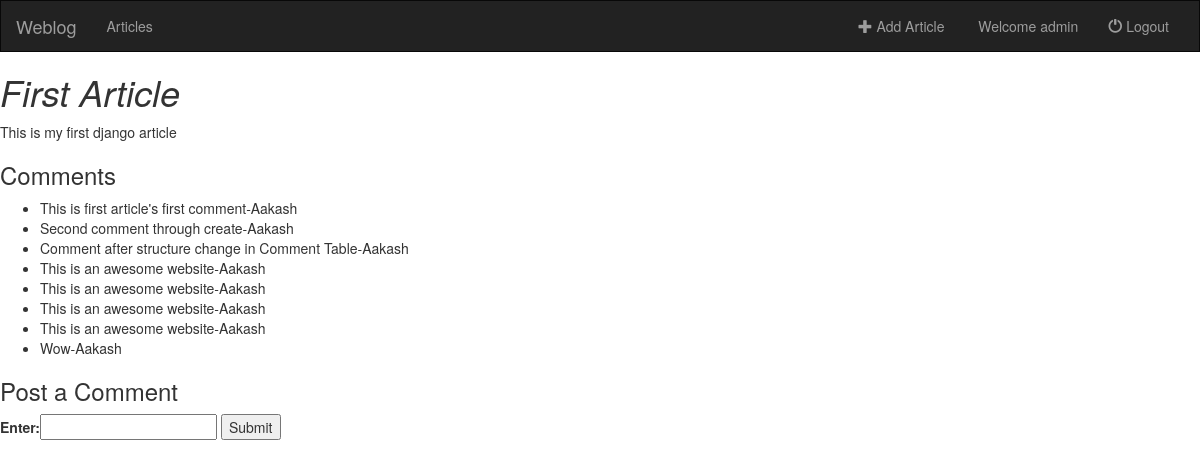
Page /article/1/ (signed in) on the committed database.
### article/models.py (models this page shows, shortened)
class Article(models.Model):
    title = models.CharField(max_length=100)
    author = models.CharField(max_length=100)
    content = models.CharField(max_length=10000)

class Comment(models.Model):
    article = models.ForeignKey(Article,on_delete=models.CASCADE)
    comment_text = models.CharField(max_length=10000)
    comment_author = models.CharField(max_length=10000)

### article/views.py (the view)
# urls.py: url(r'^(?P<article_id>[0-9]+)/$',views.detail,name='detail'),
def detail(request,article_id):
    if request.user.username:
        article = get_object_or_404(Article,pk=article_id)
        comment_form = CommentForm()
        if request.method == 'POST':
            comment_form = CommentForm(request.POST)
            if comment_form.is_valid():
                comment_text = comment_form.cleaned_data['comment_text']
                comment = Comment()
                comment.comment_text = comment_text
                comment.comment_author = request.user.username
                comment.article = Article.objects.get(pk=article_id)
                comment.save()
        else:
            comment_form = CommentForm()
        return render(request,'article/detail.html',{'article':article,'comment_form':comment_form})
    else:
        form = LoginForm()
        return render(request,'article/login.html',{'form':form})

### article/forms.py
class CommentForm(forms.Form):
    comment_text = forms.CharField(label = "Enter",max_length=10000)

### article/templates/article/detail.html (shortened to what this page needs)
{%extends 'article/base.html'%}
{%block login%}
    {%if not request.user.username%}
            <li class="">
                <a href="{%url 'article:signup'%}">
                    <span  aria-hidden="true"></span>&nbsp;Signup
                </a>
            </li>
            <li class="">
                <a href="{%url 'article:user_login'%}">
                    <span class="glyphicon glyphicon-off" aria-hidden="true"></span>&nbsp;Login
                </a>
            </li>
    {%else%}
            <li class="">
                <a href="#">
                    &nbsp;Welcome {{request.user.username}}
                </a>
            </li>
            <li class="">
                <a href="{%url 'article:user_logout'%}">
                    <span class="glyphicon glyphicon-off" aria-hidden="true"></span>&nbsp;Logout
                </a>
            </li>
{%endif%}
{%endblock%}
{%block body%}
    <h1><i>{{article.title}}</i></h1>
    <p>{{article.content}}</p>
    <h3>Comments</h3>
    <ul>
        {%for comment in article.comment_set.all%}
        <li>{{comment.comment_text}}-{{comment.comment_author}}</li>
        {%endfor%}
    </ul>
    <h3>Post a Comment</h3>
    <form action="" method="POST">
        {{comment_form}}
        <input type="submit" value="Submit">
    </form>
{%endblock%}

### rows in the picture
Article: title "First Article", content "This is my first django article"
Comment: comment_text "This is first article's first comment", comment_author "Aakash"
Comment: comment_text "Second comment through create", comment_author "Aakash"
Comment: comment_text "Comment after structure change in Comment Table", comment_author "Aakash"
Comment: comment_text "This is an awesome website", comment_author "Aakash"
Comment: comment_text "This is an awesome website", comment_author "Aakash"
Comment: comment_text "This is an awesome website", comment_author "Aakash"
Comment: comment_text "This is an awesome website", comment_author "Aakash"
Comment: comment_text "Wow", comment_author "Aakash"

### other values in the picture
{{ request.user.username }} "admin"
